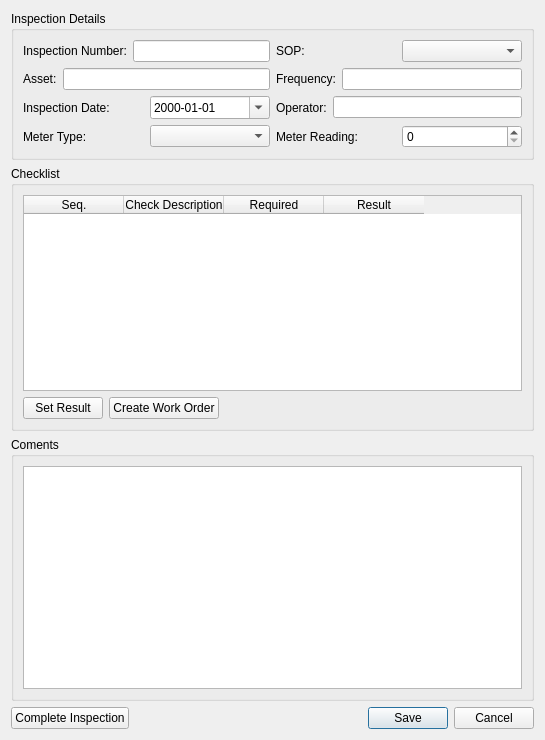
<?xml version="1.0" encoding="UTF-8"?>
<ui version="4.0">
 <class>VehicleSopInspectionDialog</class>
 <widget class="QDialog" name="VehicleSopInspectionDialog">
  <property name="geometry">
   <rect>
    <x>0</x>
    <y>0</y>
    <width>545</width>
    <height>740</height>
   </rect>
  </property>
  <property name="windowTitle">
   <string>Vehicle Sop Inspection Dialog</string>
  </property>
  <layout class="QVBoxLayout" name="verticalLayout_3">
   <item>
    <widget class="QGroupBox" name="groupInspectionDetails">
     <property name="title">
      <string>Inspection Details </string>
     </property>
     <layout class="QGridLayout" name="gridLayout">
      <item row="0" column="0">
       <layout class="QHBoxLayout" name="horizontalLayout">
        <item>
         <widget class="QLabel" name="lblInspectionNumber">
          <property name="text">
           <string>Inspection Number:</string>
          </property>
         </widget>
        </item>
        <item>
         <widget class="QLineEdit" name="txtInspectionNumber">
          <property name="readOnly">
           <bool>true</bool>
          </property>
         </widget>
        </item>
       </layout>
      </item>
      <item row="0" column="1">
       <layout class="QHBoxLayout" name="horizontalLayout_2">
        <item>
         <widget class="QLabel" name="lblSOP">
          <property name="text">
           <string>SOP:</string>
          </property>
         </widget>
        </item>
        <item>
         <widget class="QComboBox" name="cmbSop"/>
        </item>
       </layout>
      </item>
      <item row="1" column="0">
       <layout class="QHBoxLayout" name="horizontalLayout_3">
        <item>
         <widget class="QLabel" name="lblAsset">
          <property name="text">
           <string>Asset:</string>
          </property>
         </widget>
        </item>
        <item>
         <widget class="QLineEdit" name="txtAsset">
          <property name="readOnly">
           <bool>true</bool>
          </property>
         </widget>
        </item>
       </layout>
      </item>
      <item row="1" column="1">
       <layout class="QHBoxLayout" name="horizontalLayout_4">
        <item>
         <widget class="QLabel" name="lblFrequency">
          <property name="text">
           <string>Frequency:</string>
          </property>
         </widget>
        </item>
        <item>
         <widget class="QLineEdit" name="txtFrequency">
          <property name="readOnly">
           <bool>true</bool>
          </property>
         </widget>
        </item>
       </layout>
      </item>
      <item row="2" column="0">
       <layout class="QHBoxLayout" name="horizontalLayout_5">
        <item>
         <widget class="QLabel" name="lblDate">
          <property name="text">
           <string>Inspection Date:</string>
          </property>
         </widget>
        </item>
        <item>
         <widget class="QDateEdit" name="dtInspectionDate">
          <property name="displayFormat">
           <string>yyyy-MM-dd</string>
          </property>
          <property name="calendarPopup">
           <bool>true</bool>
          </property>
         </widget>
        </item>
       </layout>
      </item>
      <item row="2" column="1">
       <layout class="QHBoxLayout" name="horizontalLayout_6">
        <item>
         <widget class="QLabel" name="lblOperator">
          <property name="text">
           <string>Operator:</string>
          </property>
         </widget>
        </item>
        <item>
         <widget class="QLineEdit" name="txtOperator"/>
        </item>
       </layout>
      </item>
      <item row="3" column="0">
       <layout class="QHBoxLayout" name="horizontalLayout_7">
        <item>
         <widget class="QLabel" name="lblMeterType">
          <property name="text">
           <string>Meter Type:</string>
          </property>
         </widget>
        </item>
        <item>
         <widget class="QComboBox" name="cmbMeterType"/>
        </item>
       </layout>
      </item>
      <item row="3" column="1">
       <layout class="QHBoxLayout" name="horizontalLayout_8">
        <item>
         <widget class="QLabel" name="lblMeterReading">
          <property name="text">
           <string>Meter Reading:</string>
          </property>
         </widget>
        </item>
        <item>
         <widget class="QSpinBox" name="spnMeterReading">
          <property name="maximum">
           <number>999999999</number>
          </property>
         </widget>
        </item>
       </layout>
      </item>
     </layout>
    </widget>
   </item>
   <item>
    <widget class="QGroupBox" name="groupCheclist">
     <property name="title">
      <string>Checklist</string>
     </property>
     <layout class="QVBoxLayout" name="verticalLayout_2">
      <item>
       <widget class="QTableWidget" name="tblChecklist">
        <column>
         <property name="text">
          <string>Seq.</string>
         </property>
        </column>
        <column>
         <property name="text">
          <string>Check Description</string>
         </property>
        </column>
        <column>
         <property name="text">
          <string>Required</string>
         </property>
        </column>
        <column>
         <property name="text">
          <string>Result</string>
         </property>
        </column>
       </widget>
      </item>
      <item>
       <layout class="QHBoxLayout" name="horizontalLayout_9">
        <item>
         <widget class="QPushButton" name="btnSetResult">
          <property name="text">
           <string>Set Result</string>
          </property>
         </widget>
        </item>
        <item>
         <widget class="QPushButton" name="btnCreateWorkOrder">
          <property name="text">
           <string>Create Work Order</string>
          </property>
         </widget>
        </item>
        <item>
         <spacer name="horizontalSpacer">
          <property name="orientation">
           <enum>Qt::Orientation::Horizontal</enum>
          </property>
          <property name="sizeHint" stdset="0">
           <size>
            <width>40</width>
            <height>20</height>
           </size>
          </property>
         </spacer>
        </item>
       </layout>
      </item>
     </layout>
    </widget>
   </item>
   <item>
    <widget class="QGroupBox" name="groupBox">
     <property name="title">
      <string>Coments</string>
     </property>
     <layout class="QVBoxLayout" name="verticalLayout">
      <item>
       <widget class="QPlainTextEdit" name="txtComments">
        <property name="minimumSize">
         <size>
          <width>0</width>
          <height>90</height>
         </size>
        </property>
       </widget>
      </item>
     </layout>
    </widget>
   </item>
   <item>
    <layout class="QHBoxLayout" name="horizontalLayout_10">
     <item>
      <widget class="QPushButton" name="btnComplete">
       <property name="text">
        <string>Complete Inspection</string>
       </property>
      </widget>
     </item>
     <item>
      <spacer name="horizontalSpacer_2">
       <property name="orientation">
        <enum>Qt::Orientation::Horizontal</enum>
       </property>
       <property name="sizeHint" stdset="0">
        <size>
         <width>40</width>
         <height>20</height>
        </size>
       </property>
      </spacer>
     </item>
     <item>
      <widget class="QDialogButtonBox" name="buttonBox">
       <property name="orientation">
        <enum>Qt::Orientation::Horizontal</enum>
       </property>
       <property name="standardButtons">
        <set>QDialogButtonBox::StandardButton::Cancel|QDialogButtonBox::StandardButton::Save</set>
       </property>
      </widget>
     </item>
    </layout>
   </item>
  </layout>
 </widget>
 <resources/>
 <connections>
  <connection>
   <sender>buttonBox</sender>
   <signal>accepted()</signal>
   <receiver>VehicleSopInspectionDialog</receiver>
   <slot>accept()</slot>
   <hints>
    <hint type="sourcelabel">
     <x>248</x>
     <y>254</y>
    </hint>
    <hint type="destinationlabel">
     <x>157</x>
     <y>274</y>
    </hint>
   </hints>
  </connection>
  <connection>
   <sender>buttonBox</sender>
   <signal>rejected()</signal>
   <receiver>VehicleSopInspectionDialog</receiver>
   <slot>reject()</slot>
   <hints>
    <hint type="sourcelabel">
     <x>316</x>
     <y>260</y>
    </hint>
    <hint type="destinationlabel">
     <x>286</x>
     <y>274</y>
    </hint>
   </hints>
  </connection>
 </connections>
</ui>
